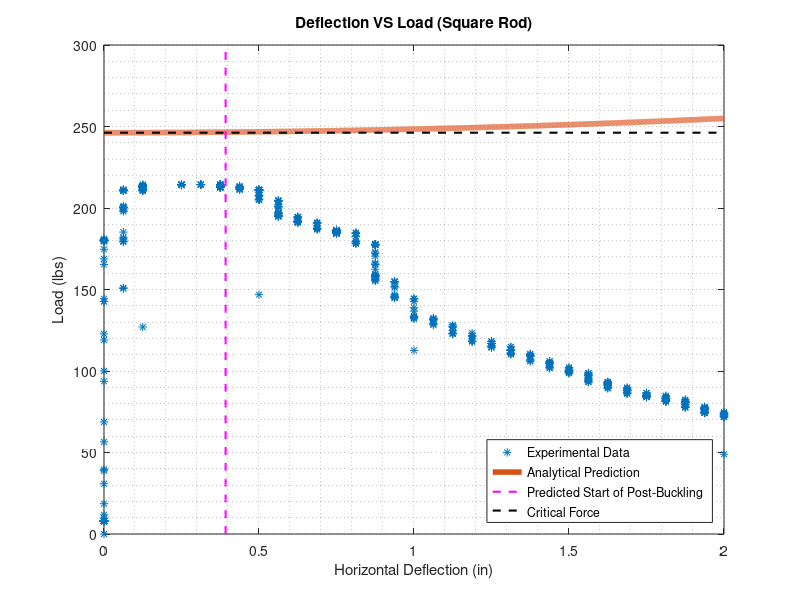
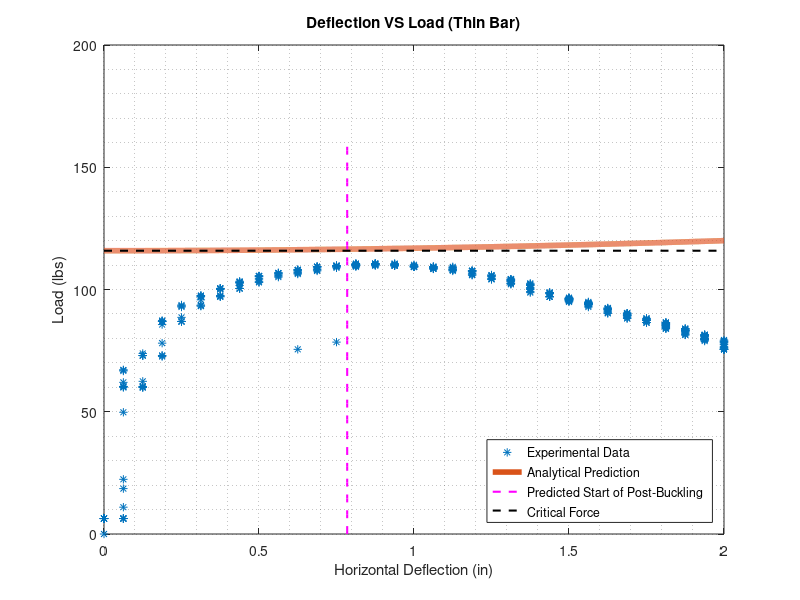

Here is the MATLAB script that generated these plots, in order:
%% ASEN 3112 Lab 4
% Written by : Panitnan Yuvanondha
% With modification from : (add your name if you add or modify anyhting)

% HouseKeeping
clc;clear;close all;

% Load .mat file of data
expData_bar2 = load('thin_bar_2.mat');
expData_bar2 = expData_bar2.data;
expData_bar1 = load('thin_bar_ 1.mat');
expData_bar1 = expData_bar1.data;
expData_bar1(545:549,:)=[]; % delete bad data because deflection (column 3) shouldn't decrease 
% while the test's still operating
expData_rod2 = load('square_rod_2.mat');
expData_rod2 = expData_rod2.data;
expData_rod2 (610:613,:)= []; % same reason as bar 1
expData_rod1 = load('square_rod_1.mat');
expData_rod1 = expData_rod1.data;

% pull the first peice of data from each bin

%Bar 1
 counter = 1;
 for i = 0:1/16:2
    temp = find(expData_bar1(:,3) == i);
    mV_read(counter) = expData_bar1(temp(2),2)*1000;
    
    counter = counter+1;
     
 end
% 
% % convert to kg
lb_bar1 = mV_read/2.37;

%Bar 2
counter = 1;
 for i = 0:1/16:2
    temp = find(expData_bar2(:,3) == i);
    mV_read(counter) = expData_bar2(temp(2),2)*1000;
    
    counter = counter+1;
     
 end
% 
% % convert to kg
lb_bar2 = mV_read/2.37;

%Rod 1
counter = 1;
 for i = 0:1/16:2
    temp = find(expData_rod1(:,3) == i);
    mV_read(counter) = expData_rod1(temp(2),2)*1000;
    
    counter = counter+1;
     
 end
% 
% % convert to kg
lb_rod1 = mV_read/2.37;

% %Rod 2
% counter = 1;
%  for i = 0:1/16:2
%     temp = find(expData_rod2(:,3) == i);
%     mV_read(counter) = expData_rod2(temp(2),2)*1000;
%     
%     counter = counter+1;
%      
%  end
% 
% % convert to kg
lb_rod2 = mV_read/2.37;


% Third Column is Deflection (in)


% Thin bar = Aluminum rectangular solid cross section
% Sqaure Rod = Aluminum square hollow cross section

%% Question 1 : Buckling Load
% Predict the buckling load for each

% Square Rod 
L_R = 11+3/8+0.4; % Length (in)
t = 0.0625; % Thickness (in)
l = 0.25; % outer dimension (length and width) (in)
E = 10*10^6; % Young's Modulus (psi)

I_R = (l^4)/12 + ((l-0.125)^4)/12; % moment of inerita of hollow rod

Pcr_R = ((pi^2*E*I_R)/L_R^2);

% Thin bar
L_b = 11+3/8+0.4;
l1 = 0.125;
l2 = 1;
E = 10*10^6;

I_b = 1/12*l1^3; % moment of inertia of the beam

Pcr_b = ((pi^2*E*I_b)/L_b^2);

% Experimentally determine the buckling load for each
 Bar_force2 = expData_bar2(:,2)/0.00237; % data conversion from V to lbs
 Rod_force2 = expData_rod2(:,2)/0.00237;
 
 Bar_force1 = expData_bar1(:,2)/0.00237; % data conversion from V to lbs
 Rod_force1 = expData_rod1(:,2)/0.00237;
 
 % Finding the maximum for all 4 data and then average them
 Pcr_bar_exp2 = max(Bar_force2);
 
 Pcr_rod_exp2 = max(Rod_force2);
 
 Pcr_bar_exp1 = max(Bar_force1);
 
 Pcr_rod_exp1 = max(Rod_force1);
 
 
 
 Pcr_rod_exp=mean([Pcr_rod_exp2 Pcr_rod_exp1]);
 
 Pcr_bar_exp=mean([Pcr_bar_exp2 Pcr_bar_exp1]);
 
 
 % Calculate the error
 RodError= abs((Pcr_rod_exp-Pcr_R)/Pcr_R)*100
 BarError= abs((Pcr_bar_exp-Pcr_b)/Pcr_b)*100
 
 %% Question 2 : Post-Buckling Behavior
 L=11+3/8+0.4;
displ = linspace(0,2,10000); %Displacement from 0 to 2 in
v = @(del) del*sin((pi*(L/2)/L)); 


 % Square Rod
 sigma_rod = 35000; % yield stress [psi]
 k_rod = @(del) del*(pi^2/L^2)*sin((pi*(L/2)/L))*0.125;
 
 % Thin bar
 sigma_bar= 35000; % yield stress [psi]
 e= sigma_bar/E; % Strain (Hooke's law)
 k_bar = @(del) del*(pi^2/L^2)*sin((pi*(L/2)/L))*0.0625;

 
 % Compute Buckling Loads for both Specimen
for i = 1:length(displ)
    v_x(i) = v(displ(i));
    k_barx = k_bar(displ);
    k_rodx = k_rod(displ);
end
idx = 0.00001;

% Buckling loads
P_b = displ(find(abs(k_barx-double(e))<idx,1)); 
P_r = displ(find(abs(k_rodx-double(e))<idx,1));

% Analytical Prediction
%displ = linspace(0,2,200); %displacement
P_rod = Pcr_R *( 1 + (pi^2 /(8*L^2))*displ.^2);
P_bar = Pcr_b*( 1 + (pi^2 /(8*L^2))*displ.^2);


% Plot (Rod)
figure
plot(expData_rod2(:,3),Rod_force2,'*'); hold on
plot(displ,P_rod,'LineWidth',4)
load_r = linspace(0,300,100);
dx_r = zeros(1,length(load_r)) + P_r;
plot(dx_r,load_r,'--m','LineWidth',1.5)
% dx_r is the answer to 2.1 (deflection prediction)
dx_r2 = zeros(1,length(0:0.25:2)) + Pcr_R;
plot(0:0.25:2,dx_r2,'--k','LineWidth',1.5)


xlabel('Horizontal Deflection (in)')
ylabel('Load (lbs)')
grid minor
title('Deflection VS Load (Square Rod)')
legend('Experimental Data','Analytical Prediction','Predicted Start of Post-Buckling','Critical Force','Location','SouthEast')

% Plot (Bar)
figure
plot(expData_bar2(:,3),Bar_force2,'*'); hold on
plot(displ,P_bar,'LineWidth',4)
load_b = linspace(0,160,100);
dx_b = zeros(1,length(load_b)) + P_b;
plot(dx_b,load_b,'--m','LineWidth',1.5)
% dx_b is the answer to 2.1 (deflection prediction)
dx_b2 = zeros(1,length(0:0.25:2)) + Pcr_b;
plot(0:0.25:2,dx_b2,'--k','LineWidth',1.5)


xlabel('Horizontal Deflection (in)')
ylabel('Load (lbs)')
grid minor
title('Deflection VS Load (Thin Bar)')
legend('Experimental Data','Analytical Prediction','Predicted Start of Post-Buckling','Critical Force','Location','SouthEast')



 %% Question 3 : Theoretical Design Study
 
 


